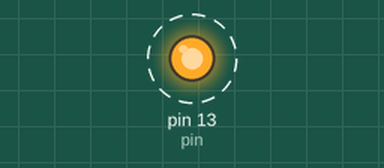
Bench run of a sketch on a simulated Arduino Uno, built with avr-gcc and run on an emulated ATmega328P. Shown: output pins drawn as LEDs (lit = HIGH). Dashed ring = blinking.

Above: at 0.12 s.
Timing chart, 0 to 3.0 s (numbered marks = the images above):
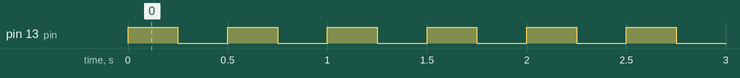

Measured:
- by itself, pin 13 (pin): alternates HIGH for 0.25 s and LOW for 0.25 s

The sketch:

control_de_flujo_01.ino
```cpp
/*                                     +  -                                         +  -
                                       *  *    *  *  *  *  *       *  *  *  *  *    *  *
                                       *  *    *  *  *  *  *       *  *  +-----+    *  *
                                       *  * +----[PWR]-------------------| USB |--+ *  *
                                       *  * |                            +-----+  | *  *
                                       *  * |         GND/RST2  [ ][ ]            | *  *
                                       *  * |       MOSI2/SCK2  [ ][ ]  A5/SCL[ ] | *  *
                                       *  * |          5V/MISO2 [ ][ ]  A4/SDA[ ] | *  *
                                       *  * |                             AREF[ ] | *  *
                                       *  * |                              GND[ ] | *  *
                                       *  * | [ ]N/C                    SCK/13[0] |--------------------\
                                       *  * | [ ]IOREF                 MISO/12[ ] | *  *               |
                                       *  * | [ ]RST                   MOSI/11[ ]~| *  *               |
                                       *  * | [ ]3V3    +---+               10[ ]~| *  *               |
                                       0------[0]5v    -| A |-               9[ ]~| *  *               |
                                       *  0---[0]GND   -| R |-               8[ ] | *  *               |
                                       *  * | [ ]GND   -| D |-                    | *  *               |
                                       *  * | [ ]Vin   -| U |-               7[ ] | *  *               |
                                       *  * |          -| I |-               6[ ]~| *  *               |
                                       *  * | [ ]A0    -| N |-               5[ ]~| *  *               |
                                       *  * | [ ]A1    -| O |-               4[ ] | *  *               |
                                       *  * | [ ]A2     +---+           INT1/3[ ]~| *  *               |
                                       *  * | [ ]A3                     INT0/2[ ] | *  *               |
                                       *  * | [ ]A4/SDA   RST SCK MISO    TX>1[ ] | *  *               |
                                       *  * | [ ]A5/SCL   [ ] [ ] [ ]     RX<0[ ] | *  *               |
                                       *  * |             [ ] [ ] [ ]             | *  *               |
                                       *  * |  UNO_R3     GND MOSI 5V ____________/ *  *               |
                                       *  * \________________________/              *  *               |
                                                                                                       |
                                       *  *    *  *  *  *  *       *  *  *  *  *    *  *               |
                                          220 Ohm            Led 1              /---------------------/ pin 13
                                       *  0-ww-0  *  *  *  0--|>|--0  *  *  *  0    *  *
                                       *  *    *  *  *  *  *       *  *  *  *  *    *  *
                                       *  *    *  *  *  *  *       *  *  *  *  *    *  *
                                       *  0    *  *  *  *  *       *  *  *  *  *    *  0
                         pin GND---------/ \------------------------------------------/ - GND
                                       *  *    *  *  *  *  *       *  *  *  *  *    *  *

                                       0  *    *  *  *  *  *       *  *  *  *  *    0  *
                         pin 5v-------/ \------------------------------------------/+ 5v
*/


int demora =  250;
int pin =  13;
void setup()
{
	pinMode(13,OUTPUT);
}

void loop()
{
	digitalWrite(pin,HIGH);
	delay(demora);
	digitalWrite(pin,LOW);
	delay(demora);
	digitalWrite(pin,HIGH);
	delay(demora);
	digitalWrite(pin,LOW);
	delay(demora);
	digitalWrite(pin,HIGH);
	delay(demora);
	digitalWrite(pin,LOW);
	delay(demora);
	digitalWrite(pin,HIGH);
	delay(demora);
	digitalWrite(pin,LOW);
	delay(demora);
	digitalWrite(pin,HIGH);
	delay(demora);
	digitalWrite(pin,LOW);
	delay(demora);
	digitalWrite(pin,HIGH);
	delay(demora);
	digitalWrite(pin,LOW);
	delay(demora);
}
```
